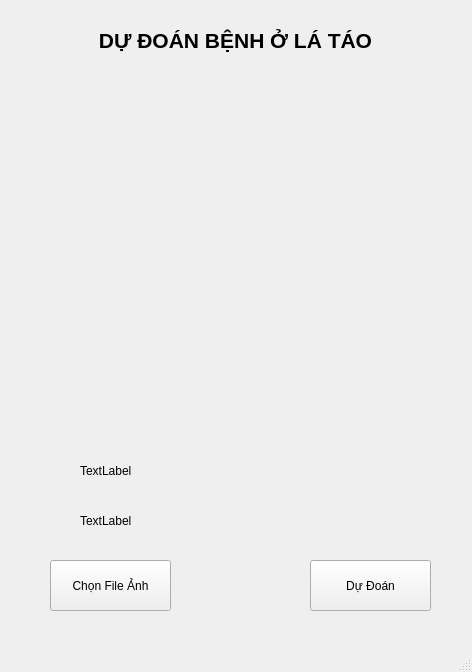
<?xml version="1.0" encoding="UTF-8"?>
<ui version="4.0">
 <class>MainWindow</class>
 <widget class="QMainWindow" name="MainWindow">
  <property name="geometry">
   <rect>
    <x>0</x>
    <y>0</y>
    <width>472</width>
    <height>672</height>
   </rect>
  </property>
  <property name="windowTitle">
   <string>MainWindow</string>
  </property>
  <widget class="QWidget" name="centralwidget">
   <widget class="QLabel" name="label">
    <property name="geometry">
     <rect>
      <x>40</x>
      <y>10</y>
      <width>391</width>
      <height>61</height>
     </rect>
    </property>
    <property name="text">
     <string>&lt;html&gt;&lt;head/&gt;&lt;body&gt;&lt;p align=&quot;center&quot;&gt;&lt;span style=&quot; font-size:16pt; font-weight:600;&quot;&gt;DỰ ĐOÁN BỆNH Ở LÁ TÁO&lt;/span&gt;&lt;/p&gt;&lt;/body&gt;&lt;/html&gt;</string>
    </property>
   </widget>
   <widget class="QPushButton" name="pushButton">
    <property name="geometry">
     <rect>
      <x>50</x>
      <y>560</y>
      <width>121</width>
      <height>51</height>
     </rect>
    </property>
    <property name="text">
     <string>Chọn File Ảnh</string>
    </property>
   </widget>
   <widget class="QPushButton" name="pushButton_2">
    <property name="geometry">
     <rect>
      <x>310</x>
      <y>560</y>
      <width>121</width>
      <height>51</height>
     </rect>
    </property>
    <property name="text">
     <string>Dự Đoán</string>
    </property>
   </widget>
   <widget class="QLabel" name="label_2">
    <property name="geometry">
     <rect>
      <x>60</x>
      <y>90</y>
      <width>361</width>
      <height>341</height>
     </rect>
    </property>
    <property name="text">
     <string/>
    </property>
   </widget>
   <widget class="QLabel" name="label_3">
    <property name="geometry">
     <rect>
      <x>80</x>
      <y>450</y>
      <width>321</width>
      <height>41</height>
     </rect>
    </property>
    <property name="text">
     <string>TextLabel</string>
    </property>
   </widget>
   <widget class="QLabel" name="label_4">
    <property name="geometry">
     <rect>
      <x>80</x>
      <y>500</y>
      <width>321</width>
      <height>41</height>
     </rect>
    </property>
    <property name="text">
     <string>TextLabel</string>
    </property>
   </widget>
  </widget>
  <widget class="QMenuBar" name="menubar">
   <property name="geometry">
    <rect>
     <x>0</x>
     <y>0</y>
     <width>472</width>
     <height>21</height>
    </rect>
   </property>
  </widget>
  <widget class="QStatusBar" name="statusbar"/>
 </widget>
 <resources/>
 <connections/>
</ui>
